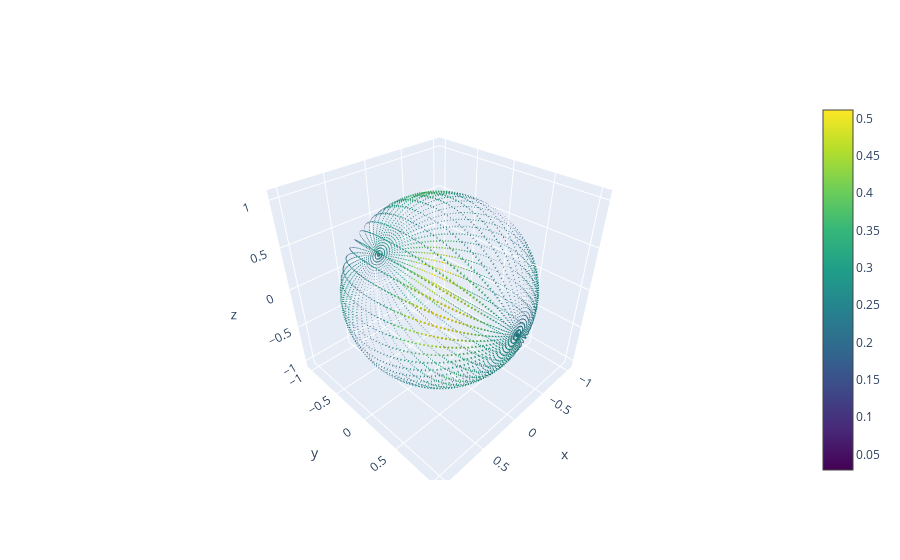

The code cell stored with this chart in its notebook:
### Code cell
coeffs2 = e3nn.normal(
    e3nn.s2_irreps(l2 + 1)[-1],
    key=jax.random.PRNGKey(1)
)

sig2 = to_vector_signal(coeffs2, l)
plot_vector_signal(sig2)

### Figure 1 — Plotly figure (JSON) as saved in the notebook; plotly's stock layout.template omitted (floating-point values rounded to 4 significant figures; data arrays with more than 128 entries replaced by an {"elided": "..."} marker saying what was removed)
{"data": [{"colorscale": [[0, "#440154"], [0.1111, "#482878"], [0.2222, "#3e4989"], [0.3333, "#31688e"], [0.4444, "#26828e"], [0.5556, "#1f9e89"], [0.6667, "#35b779"], [0.7778, "#6ece58"], [0.8889, "#b5de2b"], [1, "#fde725"]], "hoverinfo": "skip", "showscale": true, "sizemode": "absolute", "sizeref": 5, "type": "cone", "u": {"elided": "4410 float values"}, "v": {"elided": "4410 float values"}, "w": {"elided": "4410 float values"}, "x": {"elided": "4410 float values"}, "y": {"elided": "4410 float values"}, "z": {"elided": "4410 float values"}}], "layout": {}}
